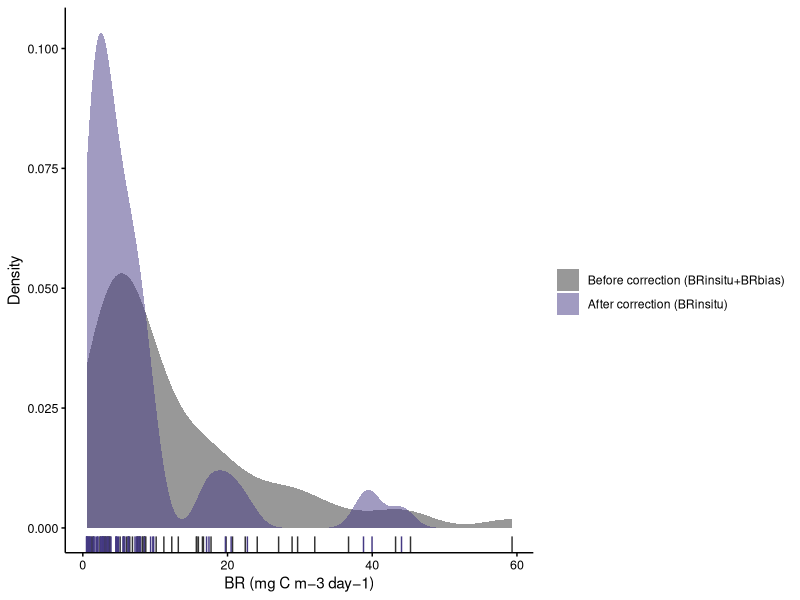
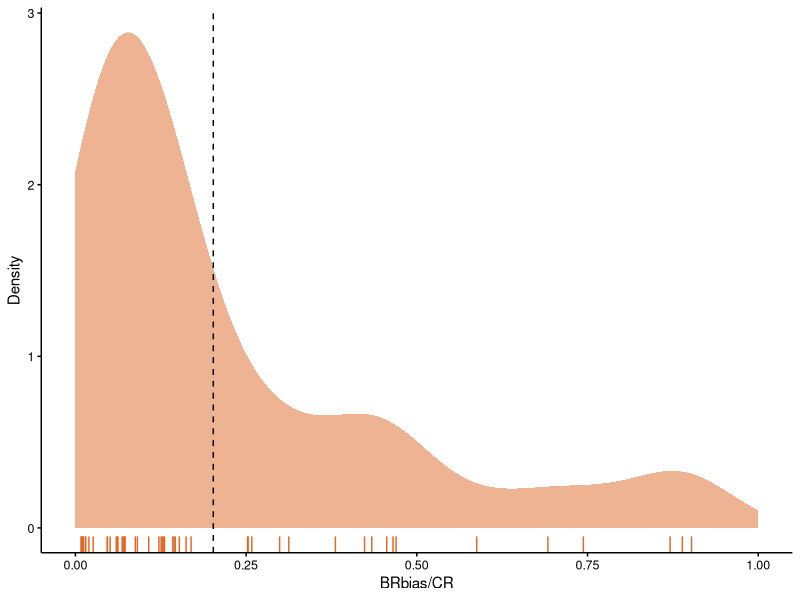

These figures' R source, in order:
#### Density distribution of bacterial respiration biases and its impact on the community respiration measurements

library(reshape2)
library(ggplot2)
library(ggpubr)


# Density distribution of BR before and after correction of bottle-based measurements (Fig. 2a)
dat <- read.csv('../output/corrected_BR.csv')

BR <- dat[c('No', 'BR_total', 'BR_insitu')]
BR <- melt(BR, id = 'No')
BR$variable <- factor(BR$variable, levels = c('BR_total', 'BR_insitu'), labels = c('Before correction (BRinsitu+BRbias)', 'After correction (BRinsitu)'))

p_BR <- ggplot(BR, aes(x = value)) +
geom_density(aes(fill = variable), position = position_dodge(width = 0), bins = 10, alpha = 0.5, color = NA) +
geom_rug(aes(color = variable), show.legend = FALSE) +
scale_fill_manual(values = c('#323232', '#443983')) +
scale_color_manual(values = c('#323232', '#443983')) +
theme(panel.grid = element_blank(), 
	panel.background = element_blank(),
	axis.line = element_line(color = 'black', size = 0.5), 
	axis.ticks = element_line(color = 'black', size = 0.5), 
	axis.text = element_text(color = 'black', size = 9)) +
labs(x = 'BR (mg C m−3 day−1)', y = 'Density', fill = '')

p_BR


# Density distribution of BRbias/CR (Fig. 2b)
p_BRbias_CR <- ggplot(dat, aes(x = BRbias_CR)) +
geom_density(bins = 10, fill = '#DE6826', alpha = 0.5, color = NA) +
geom_rug(color = '#DE6826') +
theme(panel.grid = element_blank(), 
	panel.background = element_blank(),
	axis.line = element_line(color = 'black', size = 0.5), 
	axis.ticks = element_line(color = 'black', size = 0.5), 
	axis.text = element_text(color = 'black', size = 9)) +
scale_x_continuous(limits = c(0, 1)) +
geom_vline(xintercept = mean(dat$BRbias_CR, na.rm = TRUE), linetype = 2) +
labs(x = 'BRbias/CR', y = 'Density')

p_BRbias_CR

